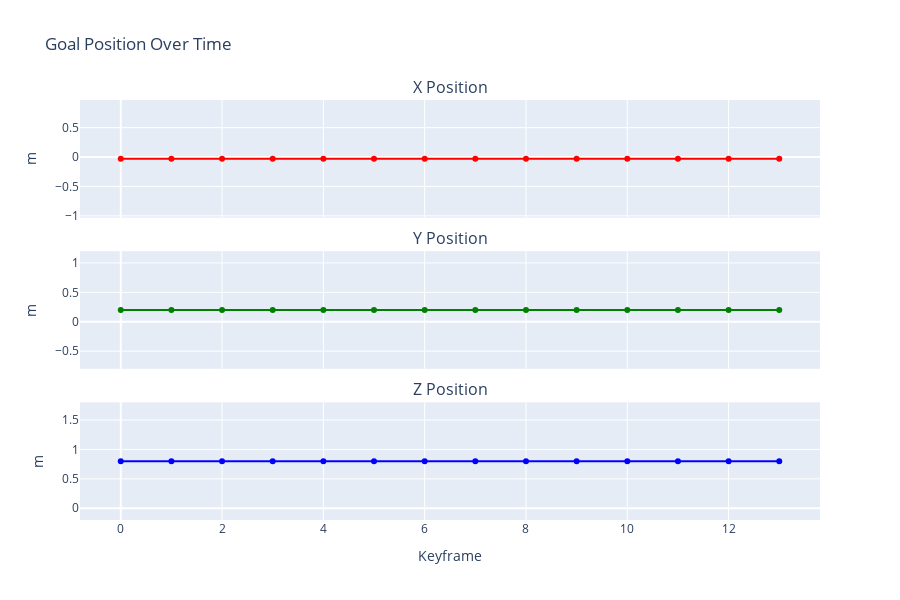

Notebook code for this chart:
### Markdown cell above
### Position Time Series

### Code cell
# Goal position time series
fig = make_subplots(rows=3, cols=1, shared_xaxes=True,
                    subplot_titles=('X Position', 'Y Position', 'Z Position'),
                    vertical_spacing=0.08)

fig.add_trace(go.Scatter(x=time_steps, y=pos_goal[:, 0], mode='lines+markers', name='X', line=dict(color='red')), row=1, col=1)
fig.add_trace(go.Scatter(x=time_steps, y=pos_goal[:, 1], mode='lines+markers', name='Y', line=dict(color='green')), row=2, col=1)
fig.add_trace(go.Scatter(x=time_steps, y=pos_goal[:, 2], mode='lines+markers', name='Z', line=dict(color='blue')), row=3, col=1)

fig.update_xaxes(title_text='Keyframe', row=3, col=1)
fig.update_yaxes(title_text='m', row=1, col=1)
fig.update_yaxes(title_text='m', row=2, col=1)
fig.update_yaxes(title_text='m', row=3, col=1)

fig.update_layout(title='Goal Position Over Time', height=600, showlegend=False)
fig.show()

### Figure 1 — Plotly figure (JSON) as saved in the notebook; plotly's stock layout.template omitted (floating-point values rounded to 4 significant figures)
{"data": [{"line": {"color": "red"}, "mode": "lines+markers", "name": "X", "type": "scatter", "x": [0, 1, 2, 3, 4, 5, 6, 7, 8, 9, 10, 11, 12, 13], "xaxis": "x", "y": [-0.03, -0.03, -0.03, -0.03, -0.03, -0.03, -0.03, -0.03, -0.03, -0.03, -0.03, -0.03, -0.03, -0.03], "yaxis": "y"}, {"line": {"color": "green"}, "mode": "lines+markers", "name": "Y", "type": "scatter", "x": [0, 1, 2, 3, 4, 5, 6, 7, 8, 9, 10, 11, 12, 13], "xaxis": "x2", "y": [0.2, 0.2, 0.2, 0.2, 0.2, 0.2, 0.2, 0.2, 0.2, 0.2, 0.2, 0.2, 0.2, 0.2], "yaxis": "y2"}, {"line": {"color": "blue"}, "mode": "lines+markers", "name": "Z", "type": "scatter", "x": [0, 1, 2, 3, 4, 5, 6, 7, 8, 9, 10, 11, 12, 13], "xaxis": "x3", "y": [0.8, 0.8, 0.8, 0.8, 0.8, 0.8, 0.8, 0.8, 0.8, 0.8, 0.8, 0.8, 0.8, 0.8], "yaxis": "y3"}], "layout": {"annotations": [{"font": {"size": 16}, "showarrow": false, "text": "X Position", "x": 0.5, "xanchor": "center", "xref": "paper", "y": 1, "yanchor": "bottom", "yref": "paper"}, {"font": {"size": 16}, "showarrow": false, "text": "Y Position", "x": 0.5, "xanchor": "center", "xref": "paper", "y": 0.64, "yanchor": "bottom", "yref": "paper"}, {"font": {"size": 16}, "showarrow": false, "text": "Z Position", "x": 0.5, "xanchor": "center", "xref": "paper", "y": 0.28, "yanchor": "bottom", "yref": "paper"}], "height": 600, "showlegend": false, "title": {"text": "Goal Position Over Time"}, "xaxis": {"anchor": "y", "domain": [0, 1], "matches": "x3", "showticklabels": false}, "xaxis2": {"anchor": "y2", "domain": [0, 1], "matches": "x3", "showticklabels": false}, "xaxis3": {"anchor": "y3", "domain": [0, 1], "title": {"text": "Keyframe"}}, "yaxis": {"anchor": "x", "domain": [0.72, 1], "title": {"text": "m"}}, "yaxis2": {"anchor": "x2", "domain": [0.36, 0.64], "title": {"text": "m"}}, "yaxis3": {"anchor": "x3", "domain": [0, 0.28], "title": {"text": "m"}}}}
